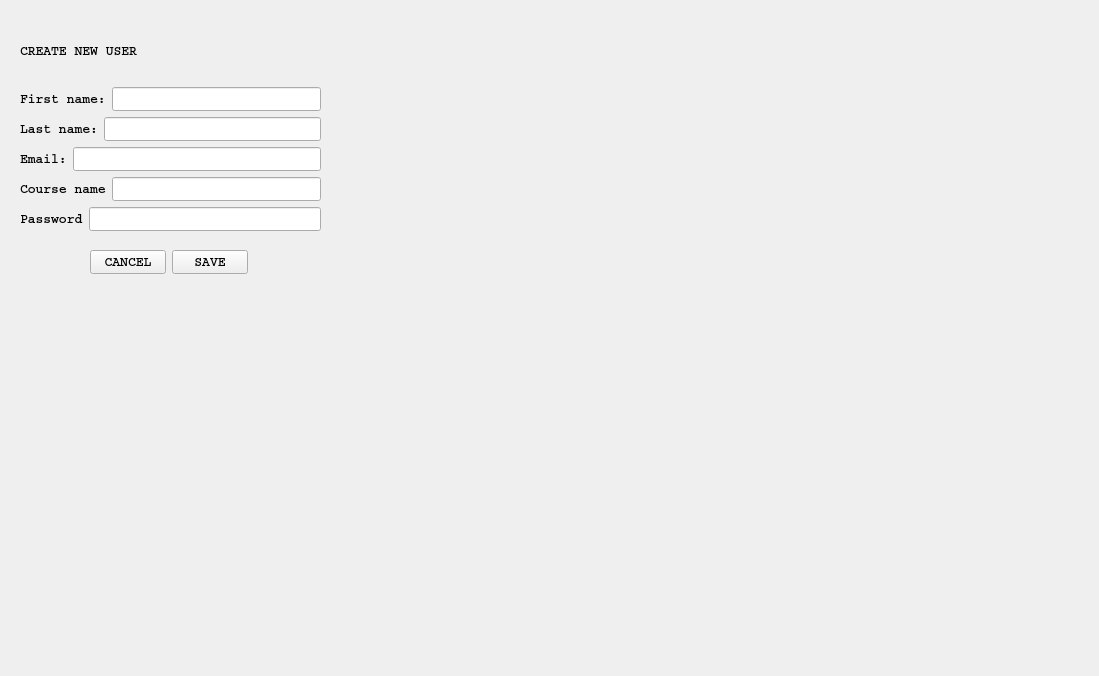
<?xml version="1.0" encoding="UTF-8"?>
<ui version="4.0">
 <class>NewTeacher</class>
 <widget class="QWidget" name="NewTeacher">
  <property name="geometry">
   <rect>
    <x>0</x>
    <y>0</y>
    <width>1099</width>
    <height>676</height>
   </rect>
  </property>
  <property name="windowTitle">
   <string>Form</string>
  </property>
  <property name="styleSheet">
   <string notr="true">background-image: url(:/triupd.png);</string>
  </property>
  <widget class="QWidget" name="layoutWidget">
   <property name="geometry">
    <rect>
     <x>20</x>
     <y>20</y>
     <width>301</width>
     <height>211</height>
    </rect>
   </property>
   <layout class="QVBoxLayout" name="verticalLayout_2">
    <item>
     <widget class="QLabel" name="label">
      <property name="font">
       <font>
        <family>Courier</family>
        <pointsize>10</pointsize>
        <weight>75</weight>
        <bold>true</bold>
       </font>
      </property>
      <property name="text">
       <string>CREATE NEW USER</string>
      </property>
     </widget>
    </item>
    <item>
     <layout class="QVBoxLayout" name="verticalLayout">
      <item>
       <layout class="QHBoxLayout" name="horizontalLayout">
        <item>
         <widget class="QLabel" name="label_3">
          <property name="font">
           <font>
            <family>Courier</family>
            <pointsize>10</pointsize>
            <weight>75</weight>
            <bold>true</bold>
           </font>
          </property>
          <property name="text">
           <string>First name:</string>
          </property>
         </widget>
        </item>
        <item>
         <widget class="QLineEdit" name="lineEdit_firstName">
          <property name="font">
           <font>
            <family>Courier</family>
            <pointsize>10</pointsize>
            <weight>75</weight>
            <bold>true</bold>
           </font>
          </property>
         </widget>
        </item>
       </layout>
      </item>
      <item>
       <layout class="QHBoxLayout" name="horizontalLayout_2">
        <item>
         <widget class="QLabel" name="label_4">
          <property name="font">
           <font>
            <family>Courier</family>
            <pointsize>10</pointsize>
            <weight>75</weight>
            <bold>true</bold>
           </font>
          </property>
          <property name="text">
           <string>Last name:</string>
          </property>
         </widget>
        </item>
        <item>
         <widget class="QLineEdit" name="lineEdit_lastName">
          <property name="font">
           <font>
            <family>Courier</family>
            <pointsize>10</pointsize>
            <weight>75</weight>
            <bold>true</bold>
           </font>
          </property>
         </widget>
        </item>
       </layout>
      </item>
      <item>
       <layout class="QHBoxLayout" name="horizontalLayout_3">
        <item>
         <widget class="QLabel" name="label_5">
          <property name="font">
           <font>
            <family>Courier</family>
            <pointsize>10</pointsize>
            <weight>75</weight>
            <bold>true</bold>
           </font>
          </property>
          <property name="text">
           <string>Email:</string>
          </property>
         </widget>
        </item>
        <item>
         <widget class="QLineEdit" name="lineEdit_email">
          <property name="font">
           <font>
            <family>Courier</family>
            <pointsize>10</pointsize>
            <weight>75</weight>
            <bold>true</bold>
           </font>
          </property>
         </widget>
        </item>
       </layout>
      </item>
      <item>
       <layout class="QHBoxLayout" name="horizontalLayout_4">
        <item>
         <widget class="QLabel" name="label_2">
          <property name="font">
           <font>
            <family>Courier</family>
            <pointsize>10</pointsize>
            <weight>75</weight>
            <bold>true</bold>
           </font>
          </property>
          <property name="text">
           <string>Course name</string>
          </property>
         </widget>
        </item>
        <item>
         <widget class="QLineEdit" name="lineEdit">
          <property name="font">
           <font>
            <family>Courier</family>
            <pointsize>10</pointsize>
            <weight>75</weight>
            <bold>true</bold>
           </font>
          </property>
         </widget>
        </item>
       </layout>
      </item>
      <item>
       <layout class="QHBoxLayout" name="horizontalLayout_5">
        <item>
         <widget class="QLabel" name="label_6">
          <property name="font">
           <font>
            <family>Courier</family>
            <pointsize>10</pointsize>
            <weight>75</weight>
            <bold>true</bold>
           </font>
          </property>
          <property name="text">
           <string>Password</string>
          </property>
         </widget>
        </item>
        <item>
         <widget class="QLineEdit" name="lineEdit_password">
          <property name="font">
           <font>
            <family>Courier</family>
            <pointsize>10</pointsize>
            <weight>75</weight>
            <bold>true</bold>
           </font>
          </property>
          <property name="echoMode">
           <enum>QLineEdit::Password</enum>
          </property>
         </widget>
        </item>
       </layout>
      </item>
     </layout>
    </item>
   </layout>
  </widget>
  <widget class="QWidget" name="layoutWidget">
   <property name="geometry">
    <rect>
     <x>90</x>
     <y>250</y>
     <width>158</width>
     <height>25</height>
    </rect>
   </property>
   <layout class="QHBoxLayout" name="horizontalLayout_6">
    <item>
     <widget class="QPushButton" name="cancelButton">
      <property name="font">
       <font>
        <family>Courier</family>
        <pointsize>10</pointsize>
        <weight>75</weight>
        <bold>true</bold>
       </font>
      </property>
      <property name="text">
       <string>CANCEL</string>
      </property>
     </widget>
    </item>
    <item>
     <widget class="QPushButton" name="submitButton">
      <property name="font">
       <font>
        <family>Courier</family>
        <pointsize>10</pointsize>
        <weight>75</weight>
        <bold>true</bold>
       </font>
      </property>
      <property name="text">
       <string>SAVE</string>
      </property>
     </widget>
    </item>
   </layout>
  </widget>
 </widget>
 <resources/>
 <connections/>
</ui>
